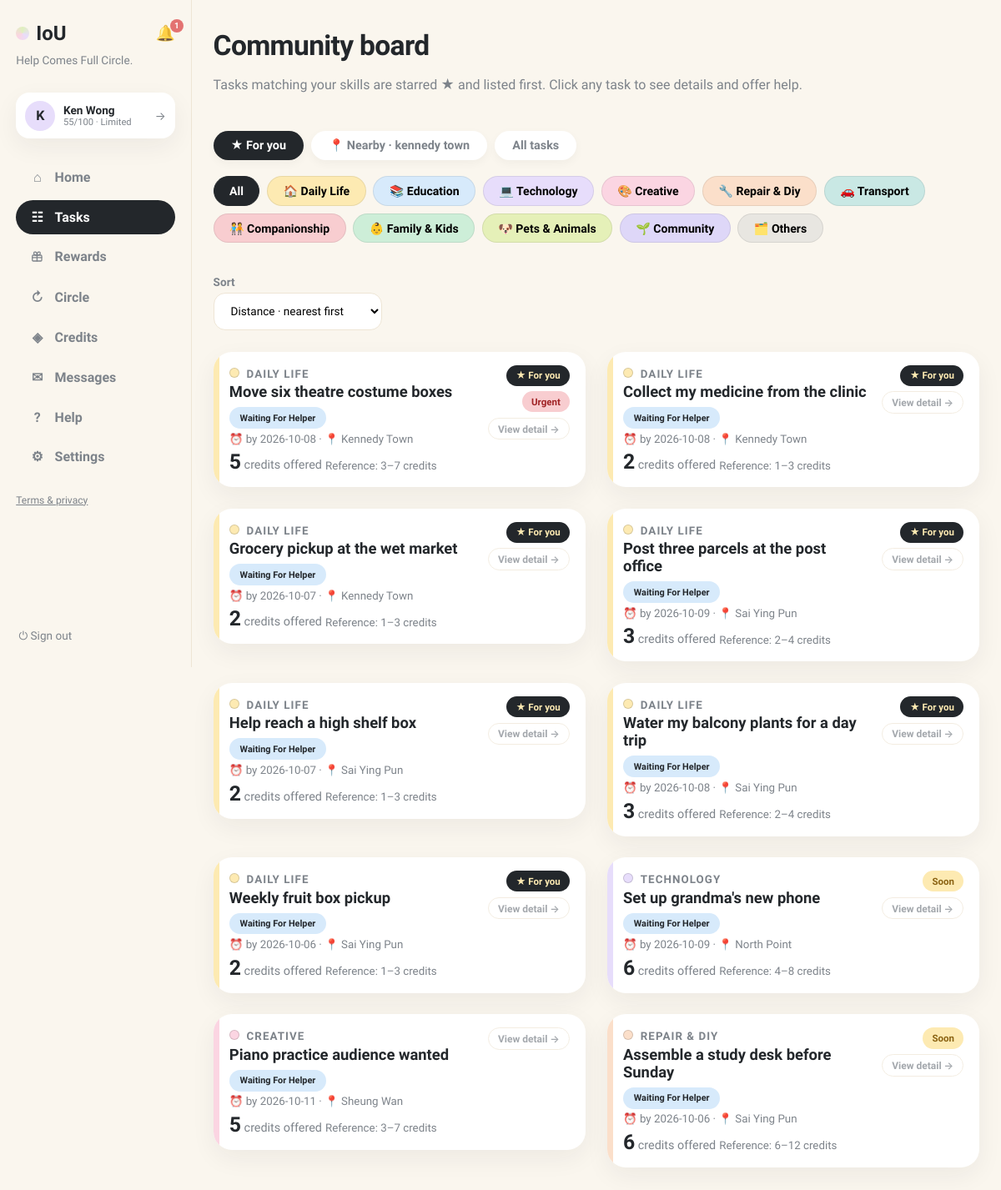
Screenshot of /browse (signed in) with the database file from the repository.
### tables this page shows
CREATE TABLE users (
                id INTEGER PRIMARY KEY, name TEXT NOT NULL, email TEXT UNIQUE NOT NULL,
                password TEXT NOT NULL, balance INTEGER NOT NULL DEFAULT 0,
                held_balance INTEGER NOT NULL DEFAULT 0,
                is_moderator INTEGER NOT NULL DEFAULT 0
            , language TEXT NOT NULL DEFAULT 'en', address TEXT, district TEXT, hkid TEXT, address_id TEXT, age INTEGER, birthday TEXT, skills TEXT NOT NULL DEFAULT '', community_helper INTEGER NOT NULL DEFAULT 0, created_at TEXT, consent_analytics INTEGER NOT NULL DEFAULT 0, reliability INTEGER NOT NULL DEFAULT 60, account_status TEXT NOT NULL DEFAULT 'active', analytics_consent INTEGER NOT NULL DEFAULT 0, username TEXT, bio TEXT, verification_identity TEXT NOT NULL DEFAULT 'unverified', verification_neighbourhood TEXT NOT NULL DEFAULT 'unverified', vis_photo INTEGER NOT NULL DEFAULT 1, vis_neighbourhood INTEGER NOT NULL DEFAULT 1, vis_skills INTEGER NOT NULL DEFAULT 1, vis_bio INTEGER NOT NULL DEFAULT 1, vis_completed INTEGER NOT NULL DEFAULT 1, vis_circle INTEGER NOT NULL DEFAULT 1, circle_enabled INTEGER NOT NULL DEFAULT 1, circle_notifications INTEGER NOT NULL DEFAULT 1, circle_community_only INTEGER NOT NULL DEFAULT 0, circle_max_distance_km REAL NOT NULL DEFAULT 2.0, circle_availability TEXT NOT NULL DEFAULT '');

CREATE TABLE requests (
                id INTEGER PRIMARY KEY, title TEXT NOT NULL, description TEXT NOT NULL,
                category TEXT NOT NULL, requester_id INTEGER NOT NULL,
                status TEXT NOT NULL DEFAULT 'open', provider_id INTEGER,
                requester_value INTEGER, requester_buffer INTEGER,
                provider_value INTEGER, provider_buffer INTEGER,
                agreed_value INTEGER, negotiation_deadline TEXT,
                effort_minutes INTEGER, complexity INTEGER, quality_score INTEGER,
                completed_at TEXT,
                created_at TEXT NOT NULL, location TEXT, needed_by TEXT, urgency TEXT, meetup_date TEXT, meetup_time TEXT, meetup_location TEXT, preferred_time TEXT, completion_note TEXT, completion_evidence TEXT, confirm_requester INTEGER NOT NULL DEFAULT 0, confirm_provider INTEGER NOT NULL DEFAULT 0, started_at TEXT, provider_completed_at TEXT, requester_confirmed_at TEXT, release_at TEXT, proof_path TEXT, proof_status TEXT, dispute_eligible INTEGER NOT NULL DEFAULT 1, dispute_window_days INTEGER NOT NULL DEFAULT 3, settlement_value INTEGER, circle_id INTEGER, cancel_requested_by INTEGER, cancel_reason TEXT, cancel_compensation INTEGER NOT NULL DEFAULT 0, evidence_required INTEGER NOT NULL DEFAULT 1, duration_minutes INTEGER NOT NULL DEFAULT 0, community_id INTEGER, visibility TEXT NOT NULL DEFAULT 'public', reservation_status TEXT NOT NULL DEFAULT 'public', selected_by_user_id INTEGER, was_ever_reserved INTEGER NOT NULL DEFAULT 0,
                FOREIGN KEY(requester_id) REFERENCES users(id),
                FOREIGN KEY(provider_id) REFERENCES users(id)
            );

### app.py (the view)
@app.get("/browse", response_class=HTMLResponse)
def browse(request: Request):
    user = current_user(request)
    if not user:
        return RedirectResponse("/login", status_code=303)
    with db() as connection:
        requests, recommendations = load_board(connection)
        community_requests = [
            item for item in requests
            if item["requester_id"] != user["id"] and item["provider_id"] is None
            and item["status"] == "open"
        ]
        history = load_history(connection, user["id"])
    user_skills = [s for s in (user["skills"] or "").split(",") if s]
    matched_genres = {g for g, subs in SKILL_TREE.items() if any(s in subs for s in user_skills)}
    matched_ids = {item["id"] for item in community_requests if item["category"] in matched_genres}
    return render(
        request,
        "browse.html",
        page="browse",
        community_requests=community_requests,
        history=history,
        disputes=[],
        recommendations=recommendations,
        task_categories=TASK_CATEGORIES,
        genre_emoji=GENRE_EMOJI,
        matched_ids=matched_ids,
        matched_genres=matched_genres,
        user_area=user["district"] or user["address_id"] or "",
        user_district=(user["district"] or "").strip().lower(),
    )

### templates/browse.html (shortened to what this page needs)
{% extends "base.html" %}
{% block content %}
<header class="page-head">
  <div>
    <h1>Community board</h1>
    <p class="muted">{% if matched_genres %}Tasks matching your skills are starred ★ and listed first. Click any task to see details and offer help.{% else %}Open requests from other residents. <a href="/onboarding/skills?next=/browse">Add your skills</a> to get recommendations.{% endif %}</p>
  </div>
</header>
<div class="board-tabs">
  <button class="btab active" data-view="foryou">★ For you</button>
  <button class="btab" data-view="nearby">📍 Nearby{% if user_district %} · {{ user_district }}{% endif %}</button>
  <button class="btab" data-view="all">All tasks</button>
</div>
<div class="board-controls">
  <div class="filter-row" id="filter-row">
    <button class="filter-chip active" data-filter="all">All</button>
    {% for category in task_categories %}
    <button class="filter-chip cat-{{ category|slug }}" data-filter="{{ category }}">{{ genre_emoji[category] }} {{ category|title }}</button>
    {% endfor %}
  </div>
  <label class="sort-label">Sort
    <select id="sort-select">
      <option value="near">Distance · nearest first</option>
    </select>
  </label>
</div>
<div class="card-grid" id="board">
{% for item in community_requests %}
  <div class="grid-item" data-category="{{ item.category }}" data-credits="{{ item.requester_value }}" data-effort="{{ item.effort_minutes or 30 }}" data-near="{{ 1 if item.location and user_district and item.location.strip().lower() == user_district else 0 }}" data-match="{{ 1 if item.id in matched_ids else 0 }}" data-id="{{ item.id }}">{% include "browse_card.html" %}</div>
{% else %}
  <div class="card empty-card"><p class="empty">No open requests from other residents right now. Check back soon.</p></div>
{% endfor %}
</div>
{% endblock %}

### templates/base.html (shortened to what this page needs)
<!doctype html>
<html lang="en"><head><link rel="stylesheet" href="/static/style.css"></head>
<body class="app-body">
<nav class="sidebar">
  <div class="brand-row">
    <a class="brand" href="/"><span class="brand-dot"></span>IoU</a>
    {% if user %}
    <a class="bell {% if page == 'notifications' %}active{% endif %}" href="/notifications" title="Notifications">🔔{% if unread_notifs or unread_msgs %}<span class="bell-badge">{{ (unread_notifs or 0) + (unread_msgs or 0) }}</span>{% endif %}</a>
    {% endif %}
  </div>
  <p class="brand-tag">Help Comes Full Circle.</p>
  {% if user %}
  <a class="side-user" href="/profile" title="Your profile">
    <div class="avatar">{{ user.name[0] }}</div>
    {% set sc = user.reliability if user.reliability is not none else 60 %}
    {% set lab = 'Suspended' if sc <= 0 else ('Restricted' if sc < 30 else ('Limited' if sc < 60 else ('Strong' if sc < 80 else 'Excellent'))) %}
    <div class="sidebar-user-meta"><b>{{ user.name }}</b>
      <small>{{ sc }}/100 · {{ lab }}</small>
    </div>
    <span class="side-user-arrow">→</span>
  </a>
  <div class="nav-links">
    <a class="nav-link {% if page == 'home' %}active{% endif %}" href="/"><span class="nav-ico">⌂</span>Home</a>
    <a class="nav-link {% if page == 'browse' %}active{% endif %}" href="/browse"><span class="nav-ico">☷</span>Tasks</a>
    <a class="nav-link " href="/rewards"><span class="nav-ico"></span>Rewards</a>
    <a class="nav-link {% if page == 'circle' %}active{% endif %}" href="/chain-invitations"><span class="nav-ico">↻</span>Circle{% if circle_pending %}<span class="unread-dot"></span>{% endif %}</a>
    <a class="nav-link {% if page == 'credits' %}active{% endif %}" href="/history"><span class="nav-ico">◈</span>Credits</a>
    <a class="nav-link {% if page == 'messages' %}active{% endif %}" href="/messages"><span class="nav-ico">✉</span>Messages{% if unread_msgs %}<span class="unread-dot"></span>{% endif %}</a>
    <a class="nav-link {% if page == 'help' %}active{% endif %}" href="/help"><span class="nav-ico">?</span>Help</a>
    <a class="nav-link {% if page == 'account' %}active{% endif %}" href="/account"><span class="nav-ico">⚙</span>Settings</a>
  </div>
  <p class="nav-footer"><a href="/legal">Terms &amp; privacy</a></p>
  <form method="post" action="/logout" class="side-logout"><button class="link-button" title="Sign out">⏻ Sign out</button></form>
  {% else %}
  <div class="nav-links">
    <a class="nav-link" href="/login"><span class="nav-ico">→</span>Sign in</a>
    <a class="nav-link" href="/register"><span class="nav-ico">＋</span>Create account</a>
  </div>
  <p class="nav-footer"><a href="/legal">Terms &amp; privacy</a></p>
  {% endif %}
</nav>
<main class="content {% block content_class %}{% endblock %}">{% block content %}{% endblock %}</main>
</body></html>

### templates/browse_card.html
<article class="card request-card browse-card cat-{{ item.category|slug }}">
  <a class="browse-card-link" href="/requests/{{ item.id }}">
    <div class="row">
      <div class="card-head">
        <span class="cat-dot cat-{{ item.category|slug }}"></span>
        <small class="cat-name">{{ item.category }}</small>
        <h2>{{ item.title }}
          <span class="status s-{{ item.status }}">{{ status_labels[item.status] if status_labels is defined and item.status in status_labels else item.status.replace('_',' ') }}</span>
        </h2>
        <small class="muted browse-meta">
          {% if item.preferred_time %}🕒 {{ item.preferred_time|replace('T',' ') }}{% elif item.needed_by %}⏰ by {{ item.needed_by }}{% endif %}
          {% if item.location %} · 📍 {{ item.location }}{% endif %}
        </small>
        <span class="browse-offer"><b>{{ item.requester_value }}</b> credits offered</span>
        {% if recommendations is defined and item.id in recommendations %}
        <small class="muted">Reference: {{ recommendations[item.id].range[0] }}–{{ recommendations[item.id].range[1] }} credits</small>
        {% endif %}
      </div>
      <div class="badge-col">
        {% if matched_ids is defined and item.id in matched_ids %}<span class="match-badge">★ For you</span>{% endif %}
        {% if item.urgency and item.urgency != 'flexible' %}<span class="urgency urgency-{{ item.urgency }}">{{ item.urgency }}</span>{% endif %}
        <span class="btn-ghost btn-sm browse-view">View detail →</span>
      </div>
    </div>
  </a>
</article>

### rows the page displays
users: name "K", name "Ken Wong"
requests: category "DAILY LIFE", title "Move six theatre costume boxes", status "Waiting For Helper", needed_by "2026-10-08", location "Kennedy Town", requester_value "5", dispute_window_days "3", recommendations "7", shows "★ For you", urgency "Urgent"
requests: category "REPAIR & DIY", title "Assemble a study desk before Sunday", status "Waiting For Helper", needed_by "2026-10-06", location "Sai Ying Pun", requester_value "6", recommendations "12", urgency "Soon"
requests: category "CREATIVE", title "Piano practice audience wanted", status "Waiting For Helper", needed_by "2026-10-11", location "Sheung Wan", requester_value "5", recommendations "3", recommendations "7"
requests: category "TECHNOLOGY", title "Set up grandma's new phone", status "Waiting For Helper", needed_by "2026-10-09", location "North Point", requester_value "6", recommendations "4", recommendations "8", urgency "Soon"
requests: category "DAILY LIFE", title "Grocery pickup at the wet market", status "Waiting For Helper", needed_by "2026-10-07", location "Kennedy Town", requester_value "2", recommendations "1", recommendations "3", shows "★ For you"
requests: category "DAILY LIFE", title "Collect my medicine from the clinic", status "Waiting For Helper", needed_by "2026-10-08", location "Kennedy Town", requester_value "2", recommendations "1", recommendations "3", shows "★ For you"
requests: category "DAILY LIFE", title "Weekly fruit box pickup", status "Waiting For Helper", needed_by "2026-10-06", location "Sai Ying Pun", requester_value "2", recommendations "1", recommendations "3", shows "★ For you"
requests: category "DAILY LIFE", title "Water my balcony plants for a day trip", status "Waiting For Helper", needed_by "2026-10-08", location "Sai Ying Pun", requester_value "3", recommendations "2", recommendations "4", shows "★ For you"
requests: category "DAILY LIFE", title "Help reach a high shelf box", status "Waiting For Helper", needed_by "2026-10-07", location "Sai Ying Pun", requester_value "2", recommendations "1", recommendations "3", shows "★ For you"
requests: category "DAILY LIFE", title "Post three parcels at the post office", status "Waiting For Helper", needed_by "2026-10-09", location "Sai Ying Pun", requester_value "3", recommendations "2", recommendations "4", shows "★ For you"

### other values shown
{{ (unread_notifs or 0) + (unread_msgs or 0) }} "1"
{{ sc }} "55"
{{ lab }} "Limited"
{{ user_district }} "kennedy town"
{{ genre_emoji[category] }} "🏠" "📚" "💻" "🎨" "🔧" "🚗" "🧑‍🤝‍🧑" "👶" "🐶" "🌱" "🗂️"
{{ category|title }} "Daily Life" "Education" "Technology" "Creative" "Repair & Diy" "Transport" "Companionship" "Family & Kids" "Pets & Animals" "Community" "Others"
